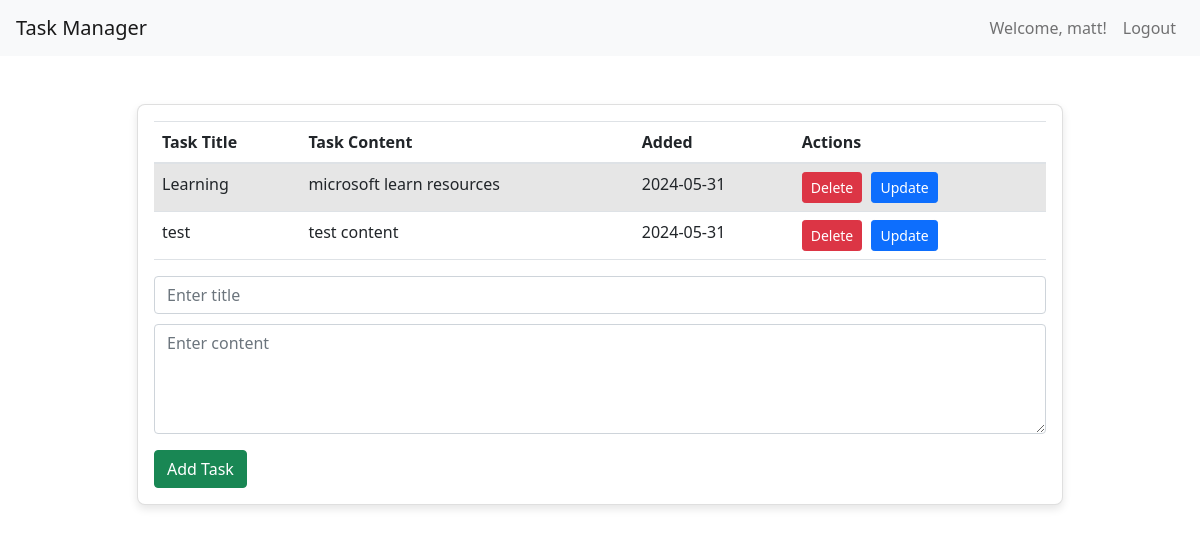
Screenshot of / (signed in) with the database file from the repository.
### app.py (models this page shows, shortened)
class User(UserMixin, db.Model):
    id = db.Column(db.Integer, primary_key = True)
    username = db.Column(db.String(200), unique=True,nullable=False)
    email = db.Column(db.String(200),unique=True,nullable=False)
    password = db.Column(db.String(200),nullable=False)

class MyTask(db.Model):
    id=db.Column(db.Integer,primary_key=True)
    title = db.Column(db.String(100),nullable=False)
    content=db.Column(db.String(500),nullable=False)
    completed=db.Column(db.Integer,default=0)
    created=db.Column(db.DateTime,default=datetime.utcnow)
    user_id = db.Column(db.Integer, db.ForeignKey('user.id'), nullable=False)
    user = db.relationship('User', backref=db.backref('tasks', lazy=True))

### app.py (the view)
@app.route('/',methods=["POST","GET"])
@login_required
def index():
    if request.method=='POST':
        current_task = request.form['content']
        current_task_title = request.form['title']
        new_task = MyTask(content=current_task, title=current_task_title,user_id=current_user.id)
        try:
            db.session.add(new_task)
            db.session.commit()
            return redirect("/")
        except Exception as e:
            return f"Error: {e}"
    else:
        tasks = MyTask.query.filter_by(user_id=current_user.id).order_by(MyTask.created).all()
        return render_template('index.html',tasks=tasks)

### app.py (called while the page is built)
@login_manager.user_loader
def load_user(user_id):
    return User.query.get(int(user_id))

### templates/index.html (shortened to what this page needs)
{% extends 'base.html' %}
{% block head %}
<link href="https://stackpath.bootstrapcdn.com/bootstrap/5.1.3/css/bootstrap.min.css" rel="stylesheet">
{% endblock head %}
{% block body %}
<div class="container mt-5">
    <div class="row justify-content-center">
        <div class="col-md-10">
            <div class="card">
                <div class="card-body">
                    {% if tasks | length < 1 %}
                    <h3 class="text-center">No Tasks Available...Create one here</h3>
                    {% else %}
                    <table class="table table-striped">
                        <thead>
                            <tr>
                                <th>Task Title</th>
                                <th>Task Content</th>
                                <th>Added</th>
                                <th>Actions</th>
                            </tr>
                        </thead>
                        <tbody>
                            {% for task in tasks %}
                            <tr>
                                <td>{{ task.title }}</td>
                                <td>{{ task.content }}</td>
                                <td class="text-nowrap">{{ task.created.strftime("%Y-%m-%d") }}</td>
                                <td>
                                    <a href="/delete/{{ task.id }}" class="btn btn-danger btn-sm">Delete</a>
                                    <a href="/update/{{ task.id }}" class="btn btn-primary btn-sm">Update</a>
                                </td>
                            </tr>
                            {% endfor %}
                        </tbody>
                    </table>
                    {% endif %}
                    <form action="/" method="POST">
                        <div class="form-group">
                            <input type="text" name="title" id="title" class="form-control" placeholder="Enter title">
                            <textarea name="content" id="content" class="form-control" placeholder="Enter content" rows="4"></textarea>
                        </div>
                        <button type="submit" class="btn btn-success">Add Task</button>
                    </form>
                </div>
            </div>
        </div>
    </div>
</div>
{% endblock body %}

### templates/base.html (shortened to what this page needs)
<!DOCTYPE html>
<html lang="en">
<head>
    <link rel="stylesheet" href="https://stackpath.bootstrapcdn.com/bootstrap/4.5.2/css/bootstrap.min.css">
    <link rel="stylesheet" href="{{ url_for('static', filename='styles.css') }}">
    {% block head %}
    {% endblock head %}
</head>
<body>
    <nav class="navbar navbar-expand-lg navbar-light bg-light">
        <a class="navbar-brand" href="/">Task Manager</a>
        <div class="collapse navbar-collapse" id="navbarNav">
            <ul class="navbar-nav ml-auto">
                {% if current_user.is_authenticated %}
                    <li class="nav-item">
                        <a class="nav-link" href="#">Welcome, {{ current_user.username }}!</a>
                    </li>
                    <li class="nav-item">
                        <a class="nav-link" href="{{ url_for('logout') }}">Logout</a>
                    </li>
                {% endif %}
            </ul>
        </div>
    </nav>
    {% block body %}
    {% endblock %}
</body>
</html>

### static/styles.css (style rules this page uses)
body { background-color: #fff; font-family: 'Poppins', sans-serif; }

### templates/index.html (style rules this page uses)
.card { box-shadow: 0 4px 8px rgba(0, 0, 0, 0.1); border-radius: 8px; }
.card-header, .card-body { border-radius: 8px 8px 0 0; }
.btn { margin-right: 5px; }
.form-control { margin-bottom: 10px; }

### rows the page displays
User: username "matt"
MyTask: title "Learning", content "microsoft learn resources", created "2024-05-31"
MyTask: title "test", content "test content", created "2024-05-31"
